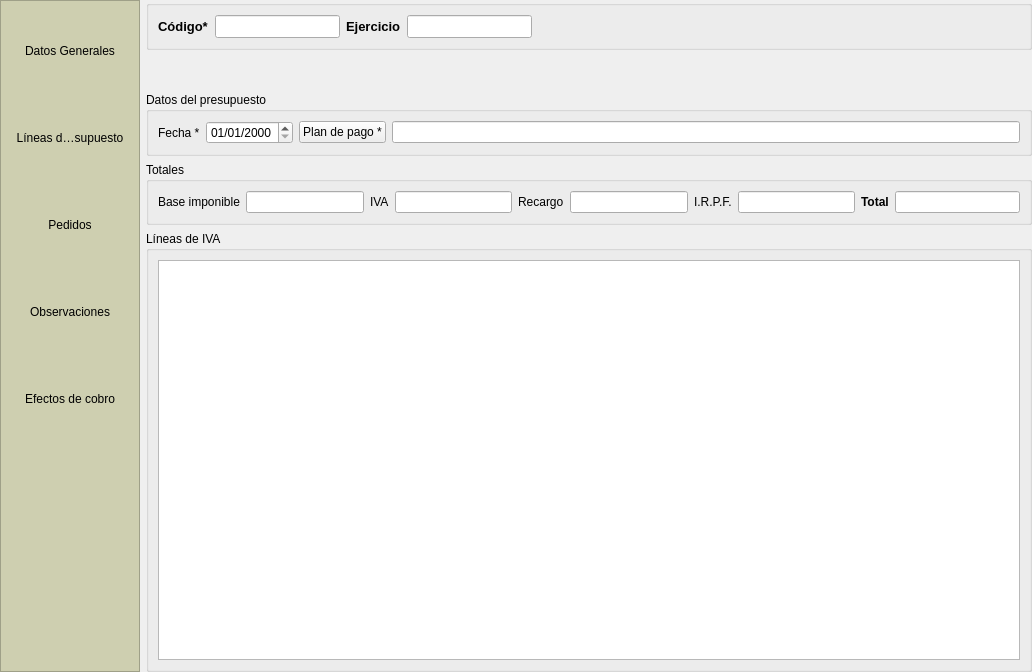
<?xml version="1.0" encoding="UTF-8"?>
<ui version="4.0">
 <class>frmPresupuestosCli</class>
 <widget class="QWidget" name="frmPresupuestosCli">
  <property name="geometry">
   <rect>
    <x>0</x>
    <y>0</y>
    <width>1032</width>
    <height>672</height>
   </rect>
  </property>
  <property name="windowTitle">
   <string>Presupuestos a clientes</string>
  </property>
  <property name="windowIcon">
   <iconset resource="../var/home/david/src/alepherp/trunk/src/lib/daobusiness/resources/resources.qrc">
    <normaloff>:/aplicacion/images/alephLogoIcon.ico</normaloff>:/aplicacion/images/alephLogoIcon.ico</iconset>
  </property>
  <property name="tableName" stdset="0">
   <string>presupuestoscli</string>
  </property>
  <layout class="QGridLayout" name="gridLayout_6">
   <property name="leftMargin">
    <number>0</number>
   </property>
   <property name="topMargin">
    <number>0</number>
   </property>
   <property name="rightMargin">
    <number>0</number>
   </property>
   <property name="bottomMargin">
    <number>0</number>
   </property>
   <item row="0" column="0" rowspan="2">
    <widget class="QFrame" name="frameButtons">
     <property name="sizePolicy">
      <sizepolicy hsizetype="Preferred" vsizetype="Expanding">
       <horstretch>0</horstretch>
       <verstretch>0</verstretch>
      </sizepolicy>
     </property>
     <property name="minimumSize">
      <size>
       <width>140</width>
       <height>450</height>
      </size>
     </property>
     <property name="maximumSize">
      <size>
       <width>135</width>
       <height>16777215</height>
      </size>
     </property>
     <property name="styleSheet">
      <string notr="true">background: #CECFB0</string>
     </property>
     <property name="frameShape">
      <enum>QFrame::StyledPanel</enum>
     </property>
     <property name="frameShadow">
      <enum>QFrame::Raised</enum>
     </property>
     <layout class="QVBoxLayout" name="verticalLayout">
      <item>
       <widget class="QToolButton" name="tbDatos">
        <property name="sizePolicy">
         <sizepolicy hsizetype="Preferred" vsizetype="Fixed">
          <horstretch>0</horstretch>
          <verstretch>0</verstretch>
         </sizepolicy>
        </property>
        <property name="minimumSize">
         <size>
          <width>120</width>
          <height>81</height>
         </size>
        </property>
        <property name="maximumSize">
         <size>
          <width>111</width>
          <height>81</height>
         </size>
        </property>
        <property name="focusPolicy">
         <enum>Qt::NoFocus</enum>
        </property>
        <property name="toolTip">
         <string>Presenta la información general de este presupuesto.</string>
        </property>
        <property name="statusTip">
         <string>Presenta la información general de este presupuesto.</string>
        </property>
        <property name="whatsThis">
         <string>Presenta la información general de este presupuesto.</string>
        </property>
        <property name="text">
         <string>Datos Generales</string>
        </property>
        <property name="icon">
         <iconset>
          <normaloff>:/images/commons/documentos.png</normaloff>:/images/commons/documentos.png</iconset>
        </property>
        <property name="iconSize">
         <size>
          <width>48</width>
          <height>48</height>
         </size>
        </property>
        <property name="checkable">
         <bool>true</bool>
        </property>
        <property name="autoExclusive">
         <bool>true</bool>
        </property>
        <property name="toolButtonStyle">
         <enum>Qt::ToolButtonTextUnderIcon</enum>
        </property>
        <property name="autoRaise">
         <bool>true</bool>
        </property>
       </widget>
      </item>
      <item>
       <widget class="QToolButton" name="tbLineas">
        <property name="sizePolicy">
         <sizepolicy hsizetype="Preferred" vsizetype="Fixed">
          <horstretch>0</horstretch>
          <verstretch>0</verstretch>
         </sizepolicy>
        </property>
        <property name="minimumSize">
         <size>
          <width>120</width>
          <height>81</height>
         </size>
        </property>
        <property name="maximumSize">
         <size>
          <width>111</width>
          <height>81</height>
         </size>
        </property>
        <property name="focusPolicy">
         <enum>Qt::NoFocus</enum>
        </property>
        <property name="toolTip">
         <string>Permite editar las líneas de detalles del presupuesto.</string>
        </property>
        <property name="statusTip">
         <string>Permite editar las líneas de detalles del presupuesto.</string>
        </property>
        <property name="whatsThis">
         <string>Permite editar las líneas de detalles del presupuesto.</string>
        </property>
        <property name="text">
         <string>Líneas de Presupuesto</string>
        </property>
        <property name="icon">
         <iconset>
          <normaloff>:/images/commons/articulos.png</normaloff>:/images/commons/articulos.png</iconset>
        </property>
        <property name="iconSize">
         <size>
          <width>48</width>
          <height>48</height>
         </size>
        </property>
        <property name="checkable">
         <bool>true</bool>
        </property>
        <property name="autoExclusive">
         <bool>true</bool>
        </property>
        <property name="toolButtonStyle">
         <enum>Qt::ToolButtonTextUnderIcon</enum>
        </property>
        <property name="autoRaise">
         <bool>true</bool>
        </property>
       </widget>
      </item>
      <item>
       <widget class="QToolButton" name="tbPedidos">
        <property name="minimumSize">
         <size>
          <width>120</width>
          <height>81</height>
         </size>
        </property>
        <property name="focusPolicy">
         <enum>Qt::NoFocus</enum>
        </property>
        <property name="text">
         <string>Pedidos</string>
        </property>
        <property name="icon">
         <iconset>
          <normaloff>:/images/commons/pedidoscli.png</normaloff>:/images/commons/pedidoscli.png</iconset>
        </property>
        <property name="iconSize">
         <size>
          <width>48</width>
          <height>48</height>
         </size>
        </property>
        <property name="checkable">
         <bool>true</bool>
        </property>
        <property name="autoExclusive">
         <bool>true</bool>
        </property>
        <property name="toolButtonStyle">
         <enum>Qt::ToolButtonTextUnderIcon</enum>
        </property>
        <property name="autoRaise">
         <bool>true</bool>
        </property>
       </widget>
      </item>
      <item>
       <widget class="QToolButton" name="tbObservaciones">
        <property name="sizePolicy">
         <sizepolicy hsizetype="Preferred" vsizetype="Fixed">
          <horstretch>0</horstretch>
          <verstretch>0</verstretch>
         </sizepolicy>
        </property>
        <property name="minimumSize">
         <size>
          <width>120</width>
          <height>81</height>
         </size>
        </property>
        <property name="maximumSize">
         <size>
          <width>111</width>
          <height>81</height>
         </size>
        </property>
        <property name="focusPolicy">
         <enum>Qt::NoFocus</enum>
        </property>
        <property name="toolTip">
         <string>Campo libre de observaciones.</string>
        </property>
        <property name="statusTip">
         <string>Campo libre de observaciones.</string>
        </property>
        <property name="whatsThis">
         <string>Campo libre de observaciones.</string>
        </property>
        <property name="text">
         <string>Observaciones</string>
        </property>
        <property name="icon">
         <iconset>
          <normaloff>:/images/commons/estadisticas.png</normaloff>:/images/commons/estadisticas.png</iconset>
        </property>
        <property name="iconSize">
         <size>
          <width>48</width>
          <height>48</height>
         </size>
        </property>
        <property name="checkable">
         <bool>true</bool>
        </property>
        <property name="autoExclusive">
         <bool>true</bool>
        </property>
        <property name="toolButtonStyle">
         <enum>Qt::ToolButtonTextUnderIcon</enum>
        </property>
        <property name="autoRaise">
         <bool>true</bool>
        </property>
       </widget>
      </item>
      <item>
       <widget class="QToolButton" name="tbEfectos">
        <property name="sizePolicy">
         <sizepolicy hsizetype="Preferred" vsizetype="Fixed">
          <horstretch>0</horstretch>
          <verstretch>0</verstretch>
         </sizepolicy>
        </property>
        <property name="minimumSize">
         <size>
          <width>120</width>
          <height>81</height>
         </size>
        </property>
        <property name="maximumSize">
         <size>
          <width>16777215</width>
          <height>81</height>
         </size>
        </property>
        <property name="focusPolicy">
         <enum>Qt::NoFocus</enum>
        </property>
        <property name="text">
         <string>Efectos de cobro</string>
        </property>
        <property name="icon">
         <iconset>
          <normaloff>:/images/commons/efectoscobro.png</normaloff>:/images/commons/efectoscobro.png</iconset>
        </property>
        <property name="iconSize">
         <size>
          <width>48</width>
          <height>48</height>
         </size>
        </property>
        <property name="checkable">
         <bool>true</bool>
        </property>
        <property name="autoExclusive">
         <bool>true</bool>
        </property>
        <property name="toolButtonStyle">
         <enum>Qt::ToolButtonTextUnderIcon</enum>
        </property>
        <property name="autoRaise">
         <bool>true</bool>
        </property>
       </widget>
      </item>
      <item>
       <spacer name="verticalSpacer">
        <property name="orientation">
         <enum>Qt::Vertical</enum>
        </property>
        <property name="sizeHint" stdset="0">
         <size>
          <width>20</width>
          <height>20</height>
         </size>
        </property>
       </spacer>
      </item>
     </layout>
    </widget>
   </item>
   <item row="0" column="1">
    <widget class="QGroupBox" name="groupBox_14">
     <property name="title">
      <string/>
     </property>
     <layout class="QHBoxLayout" name="horizontalLayout">
      <item>
       <widget class="QLabel" name="label_2">
        <property name="sizePolicy">
         <sizepolicy hsizetype="Maximum" vsizetype="Preferred">
          <horstretch>0</horstretch>
          <verstretch>0</verstretch>
         </sizepolicy>
        </property>
        <property name="font">
         <font>
          <pointsize>10</pointsize>
          <weight>75</weight>
          <bold>true</bold>
         </font>
        </property>
        <property name="text">
         <string>Código*</string>
        </property>
       </widget>
      </item>
      <item>
       <widget class="DBLineEdit" name="db_codpresupuesto">
        <property name="sizePolicy">
         <sizepolicy hsizetype="Preferred" vsizetype="Fixed">
          <horstretch>0</horstretch>
          <verstretch>0</verstretch>
         </sizepolicy>
        </property>
        <property name="maximumSize">
         <size>
          <width>150</width>
          <height>16777215</height>
         </size>
        </property>
        <property name="font">
         <font>
          <pointsize>10</pointsize>
         </font>
        </property>
        <property name="readOnly">
         <bool>true</bool>
        </property>
        <property name="fieldName" stdset="0">
         <string>codpresupuesto</string>
        </property>
       </widget>
      </item>
      <item>
       <widget class="QLabel" name="label_3">
        <property name="sizePolicy">
         <sizepolicy hsizetype="Maximum" vsizetype="Preferred">
          <horstretch>0</horstretch>
          <verstretch>0</verstretch>
         </sizepolicy>
        </property>
        <property name="font">
         <font>
          <pointsize>10</pointsize>
          <weight>75</weight>
          <bold>true</bold>
         </font>
        </property>
        <property name="text">
         <string>Ejercicio</string>
        </property>
       </widget>
      </item>
      <item>
       <widget class="DBLineEdit" name="db_ejercicios_descripcion">
        <property name="sizePolicy">
         <sizepolicy hsizetype="Preferred" vsizetype="Fixed">
          <horstretch>0</horstretch>
          <verstretch>0</verstretch>
         </sizepolicy>
        </property>
        <property name="maximumSize">
         <size>
          <width>150</width>
          <height>16777215</height>
         </size>
        </property>
        <property name="font">
         <font>
          <pointsize>10</pointsize>
         </font>
        </property>
        <property name="toolTip">
         <string>Código unico del tercero. El sistema propone un número, aunque usted puede cambiarlo. El número debe ser único.</string>
        </property>
        <property name="statusTip">
         <string>Código unico del tercero. El sistema propone un número, aunque usted puede cambiarlo. El número debe ser único.</string>
        </property>
        <property name="whatsThis">
         <string>Código unico del tercero. El sistema propone un número, aunque usted puede cambiarlo. El número debe ser único.</string>
        </property>
        <property name="readOnly">
         <bool>true</bool>
        </property>
        <property name="fieldName" stdset="0">
         <string>ejercicios.nombre</string>
        </property>
        <property name="dataEditable" stdset="0">
         <bool>false</bool>
        </property>
       </widget>
      </item>
      <item>
       <spacer name="horizontalSpacer">
        <property name="orientation">
         <enum>Qt::Horizontal</enum>
        </property>
        <property name="sizeHint" stdset="0">
         <size>
          <width>40</width>
          <height>20</height>
         </size>
        </property>
       </spacer>
      </item>
     </layout>
    </widget>
   </item>
   <item row="1" column="1">
    <widget class="QStackedWidget" name="swFichas">
     <property name="currentIndex">
      <number>0</number>
     </property>
     <widget class="QWidget" name="pageDatos">
      <layout class="QVBoxLayout" name="verticalLayout_7">
       <property name="leftMargin">
        <number>0</number>
       </property>
       <property name="topMargin">
        <number>0</number>
       </property>
       <property name="rightMargin">
        <number>0</number>
       </property>
       <property name="bottomMargin">
        <number>0</number>
       </property>
       <item>
        <widget class="AERPScriptWidget" name="aswterceros" native="true">
         <property name="minimumSize">
          <size>
           <width>0</width>
           <height>30</height>
          </size>
         </property>
         <property name="name" stdset="0">
          <string>datosgeneralestercero</string>
         </property>
         <property name="dataEditable" stdset="0">
          <bool>true</bool>
         </property>
        </widget>
       </item>
       <item>
        <widget class="QGroupBox" name="groupBox_10">
         <property name="title">
          <string>Datos del presupuesto</string>
         </property>
         <layout class="QHBoxLayout" name="horizontalLayout_3">
          <item>
           <widget class="QLabel" name="label_5">
            <property name="text">
             <string>Fecha *</string>
            </property>
           </widget>
          </item>
          <item>
           <widget class="DBDateTimeEdit" name="db_fecha">
            <property name="sizePolicy">
             <sizepolicy hsizetype="Preferred" vsizetype="Fixed">
              <horstretch>0</horstretch>
              <verstretch>0</verstretch>
             </sizepolicy>
            </property>
            <property name="displayFormat">
             <string>dd/MM/yyyy</string>
            </property>
            <property name="fieldName" stdset="0">
             <string>fecha</string>
            </property>
            <property name="dataEditable" stdset="0">
             <bool>true</bool>
            </property>
           </widget>
          </item>
          <item>
           <layout class="QHBoxLayout" name="horizontalLayout_7">
            <item>
             <widget class="DBChooseRecordButton" name="db_idplanpago">
              <property name="text">
               <string>Plan de pago *</string>
              </property>
              <property name="fieldName" stdset="0">
               <string>idplanpago</string>
              </property>
              <property name="dataEditable" stdset="0">
               <bool>true</bool>
              </property>
             </widget>
            </item>
            <item>
             <widget class="DBLineEdit" name="db_plan_pago">
              <property name="fieldName" stdset="0">
               <string>planespago.descripcion</string>
              </property>
             </widget>
            </item>
           </layout>
          </item>
         </layout>
        </widget>
       </item>
       <item>
        <widget class="QGroupBox" name="groupBox_6">
         <property name="title">
          <string>Totales</string>
         </property>
         <layout class="QHBoxLayout" name="horizontalLayout_2">
          <item>
           <widget class="QLabel" name="label_11">
            <property name="text">
             <string>Base imponible</string>
            </property>
           </widget>
          </item>
          <item>
           <widget class="DBNumberEdit" name="db_neto">
            <property name="fieldName" stdset="0">
             <string>neto</string>
            </property>
           </widget>
          </item>
          <item>
           <widget class="QLabel" name="label_13">
            <property name="text">
             <string>IVA</string>
            </property>
           </widget>
          </item>
          <item>
           <widget class="DBNumberEdit" name="db_totaliva">
            <property name="fieldName" stdset="0">
             <string>totaliva</string>
            </property>
           </widget>
          </item>
          <item>
           <widget class="QLabel" name="label_14">
            <property name="text">
             <string>Recargo</string>
            </property>
           </widget>
          </item>
          <item>
           <widget class="DBNumberEdit" name="db_totalrecargo">
            <property name="fieldName" stdset="0">
             <string>totalrecargo</string>
            </property>
           </widget>
          </item>
          <item>
           <widget class="QLabel" name="label_12">
            <property name="text">
             <string>I.R.P.F.</string>
            </property>
           </widget>
          </item>
          <item>
           <widget class="DBNumberEdit" name="db_totalirpf">
            <property name="fieldName" stdset="0">
             <string>totalirpf</string>
            </property>
           </widget>
          </item>
          <item>
           <widget class="QLabel" name="label_15">
            <property name="font">
             <font>
              <weight>75</weight>
              <bold>true</bold>
             </font>
            </property>
            <property name="text">
             <string>Total</string>
            </property>
           </widget>
          </item>
          <item>
           <widget class="DBNumberEdit" name="db_total">
            <property name="font">
             <font>
              <weight>75</weight>
              <bold>true</bold>
             </font>
            </property>
            <property name="fieldName" stdset="0">
             <string>total</string>
            </property>
           </widget>
          </item>
         </layout>
        </widget>
       </item>
       <item>
        <widget class="QGroupBox" name="groupBox_7">
         <property name="title">
          <string>Líneas de IVA</string>
         </property>
         <layout class="QVBoxLayout" name="verticalLayout_2">
          <item>
           <widget class="DBTableView" name="lineasivapresupuestoscli">
            <property name="internalData" stdset="0">
             <bool>true</bool>
            </property>
            <property name="relationName" stdset="0">
             <string>lineasivapresupuestoscli</string>
            </property>
           </widget>
          </item>
         </layout>
        </widget>
       </item>
      </layout>
     </widget>
     <widget class="QWidget" name="pageLineas">
      <layout class="QVBoxLayout" name="verticalLayout_10">
       <property name="leftMargin">
        <number>0</number>
       </property>
       <property name="topMargin">
        <number>0</number>
       </property>
       <property name="rightMargin">
        <number>0</number>
       </property>
       <property name="bottomMargin">
        <number>0</number>
       </property>
       <item>
        <widget class="QGroupBox" name="groupBox_5">
         <property name="title">
          <string>Artículos</string>
         </property>
         <layout class="QGridLayout">
          <item row="0" column="0">
           <widget class="DBDetailView" name="db_lineasarticulospresupuestoscli" native="true">
            <property name="relationName" stdset="0">
             <string>lineasarticulospresupuestoscli</string>
            </property>
            <property name="dataEditable" stdset="0">
             <bool>true</bool>
            </property>
           </widget>
          </item>
         </layout>
        </widget>
       </item>
       <item>
        <widget class="QGroupBox" name="groupBox_13">
         <property name="title">
          <string>Servicios</string>
         </property>
         <layout class="QGridLayout" name="_2">
          <item row="0" column="0">
           <widget class="DBDetailView" name="db_lineasserviciospresupuestoscli" native="true">
            <property name="relationName" stdset="0">
             <string>lineasserviciospresupuestoscli</string>
            </property>
            <property name="dataEditable" stdset="0">
             <bool>true</bool>
            </property>
           </widget>
          </item>
         </layout>
        </widget>
       </item>
      </layout>
     </widget>
     <widget class="QWidget" name="pagePedidos">
      <layout class="QVBoxLayout" name="verticalLayout_20">
       <property name="leftMargin">
        <number>0</number>
       </property>
       <property name="topMargin">
        <number>0</number>
       </property>
       <property name="rightMargin">
        <number>0</number>
       </property>
       <property name="bottomMargin">
        <number>0</number>
       </property>
       <item>
        <widget class="QGroupBox" name="groupBoxPedidos">
         <property name="title">
          <string>Pedidos</string>
         </property>
         <layout class="QVBoxLayout" name="verticalLayoutPedidos">
          <item>
           <widget class="DBDetailView" name="db_pedidoscli" native="true">
            <property name="relationName" stdset="0">
             <string>pedidoscli</string>
            </property>
            <property name="dataEditable" stdset="0">
             <bool>true</bool>
            </property>
           </widget>
          </item>
         </layout>
        </widget>
       </item>
      </layout>
     </widget>
     <widget class="QWidget" name="pageObservaciones">
      <layout class="QVBoxLayout" name="verticalLayout_4">
       <property name="leftMargin">
        <number>0</number>
       </property>
       <property name="topMargin">
        <number>0</number>
       </property>
       <property name="rightMargin">
        <number>0</number>
       </property>
       <property name="bottomMargin">
        <number>0</number>
       </property>
       <item>
        <widget class="QGroupBox" name="groupBox_8">
         <property name="title">
          <string>Observaciones</string>
         </property>
         <layout class="QVBoxLayout" name="verticalLayout_9">
          <item>
           <widget class="DBRichTextEdit" name="db_observaciones">
            <property name="fieldName" stdset="0">
             <string>observaciones</string>
            </property>
            <property name="dataEditable" stdset="0">
             <bool>true</bool>
            </property>
           </widget>
          </item>
         </layout>
        </widget>
       </item>
      </layout>
     </widget>
     <widget class="QWidget" name="pageEfectos">
      <layout class="QVBoxLayout" name="verticalLayout_12">
       <property name="leftMargin">
        <number>0</number>
       </property>
       <property name="topMargin">
        <number>0</number>
       </property>
       <property name="rightMargin">
        <number>0</number>
       </property>
       <property name="bottomMargin">
        <number>0</number>
       </property>
       <item>
        <widget class="QGroupBox" name="groupBox_4">
         <property name="title">
          <string>Efectos de pago</string>
         </property>
         <layout class="QVBoxLayout" name="verticalLayout_11">
          <item>
           <widget class="QPushButton" name="pbPagoRapido">
            <property name="text">
             <string>Introducir pago anticipado o pago rapido</string>
            </property>
            <property name="icon">
             <iconset>
              <normaloff>:/images/commons/efectoscobro.png</normaloff>:/images/commons/efectoscobro.png</iconset>
            </property>
           </widget>
          </item>
          <item>
           <widget class="DBDetailView" name="db_efectospago" native="true">
            <property name="relationName" stdset="0">
             <string>efectoscobro</string>
            </property>
            <property name="dataEditable" stdset="0">
             <bool>true</bool>
            </property>
           </widget>
          </item>
         </layout>
        </widget>
       </item>
      </layout>
     </widget>
    </widget>
   </item>
  </layout>
 </widget>
 <customwidgets>
  <customwidget>
   <class>AERPScriptWidget</class>
   <extends>QWidget</extends>
   <header>scripts/perpscriptwidget.h</header>
  </customwidget>
  <customwidget>
   <class>DBChooseRecordButton</class>
   <extends>QPushButton</extends>
   <header>widgets/dbchooserecordbutton.h</header>
  </customwidget>
  <customwidget>
   <class>DBDateTimeEdit</class>
   <extends>QDateTimeEdit</extends>
   <header>widgets/dbdatetimeedit.h</header>
  </customwidget>
  <customwidget>
   <class>DBDetailView</class>
   <extends>QWidget</extends>
   <header>widgets/dbdetailview.h</header>
  </customwidget>
  <customwidget>
   <class>DBLineEdit</class>
   <extends>QLineEdit</extends>
   <header>widgets/dblineedit.h</header>
  </customwidget>
  <customwidget>
   <class>DBNumberEdit</class>
   <extends>QLineEdit</extends>
   <header>widgets/dbnumberedit.h</header>
  </customwidget>
  <customwidget>
   <class>DBTableView</class>
   <extends>QTableView</extends>
   <header>widgets/dbtableview.h</header>
  </customwidget>
  <customwidget>
   <class>DBRichTextEdit</class>
   <extends>QTextEdit</extends>
   <header>widgets/dbrichtextedit.h</header>
  </customwidget>
 </customwidgets>
 <tabstops>
  <tabstop>db_codpresupuesto</tabstop>
  <tabstop>db_ejercicios_descripcion</tabstop>
  <tabstop>db_fecha</tabstop>
  <tabstop>db_idplanpago</tabstop>
  <tabstop>db_plan_pago</tabstop>
  <tabstop>db_neto</tabstop>
  <tabstop>db_totaliva</tabstop>
  <tabstop>db_totalrecargo</tabstop>
  <tabstop>db_totalirpf</tabstop>
  <tabstop>db_total</tabstop>
  <tabstop>lineasivapresupuestoscli</tabstop>
  <tabstop>pbPagoRapido</tabstop>
  <tabstop>db_observaciones</tabstop>
 </tabstops>
 <resources>
  <include location="../var/home/david/src/alepherp/trunk/src/lib/daobusiness/resources/resources.qrc"/>
 </resources>
 <connections/>
</ui>
